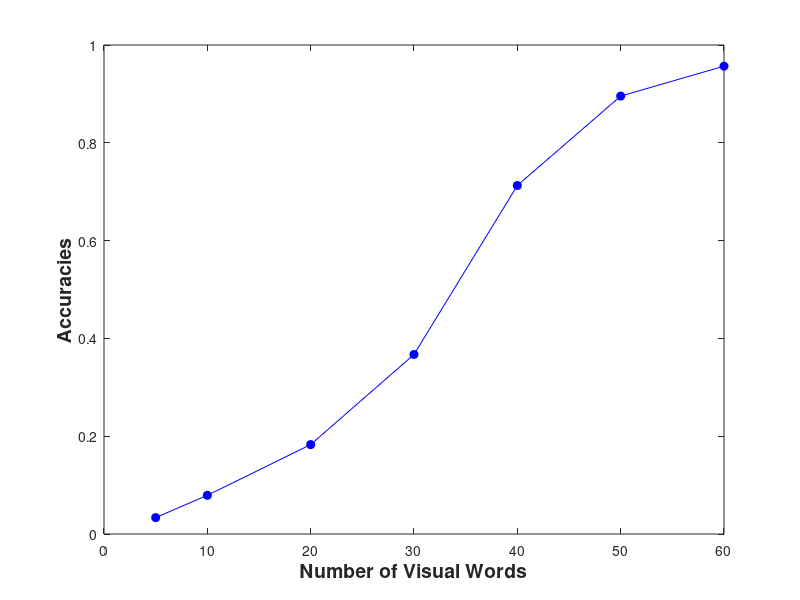

This figure's MATLAB source:

y = [0.033582,0.079104, 0.18284, 0.36716, 0.71269, 0.89552, 0.95672];
x = [5,10,20,30,40,50,60];

figure, plot(x,y, '-bo','MarkerFaceColor',[0 0 1]);
xlabel('Number of Visual Words', 'FontSize', 14, 'FontWeight', 'bold');
ylabel('Accuracies','FontSize', 14, 'FontWeight', 'bold');
